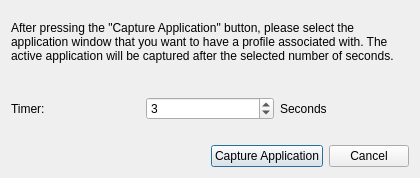
<?xml version="1.0" encoding="UTF-8"?>
<ui version="4.0">
 <class>WinAppProfileTimerDialog</class>
 <widget class="QDialog" name="WinAppProfileTimerDialog">
  <property name="geometry">
   <rect>
    <x>0</x>
    <y>0</y>
    <width>420</width>
    <height>178</height>
   </rect>
  </property>
  <property name="windowTitle">
   <string>Capture Application</string>
  </property>
  <property name="modal">
   <bool>true</bool>
  </property>
  <layout class="QVBoxLayout" name="verticalLayout">
   <item>
    <widget class="QLabel" name="label">
     <property name="text">
      <string>After pressing the &quot;Capture Application&quot; button, please select the application window that you want to have a profile associated with. The active application will be captured after the selected number of seconds.</string>
     </property>
     <property name="scaledContents">
      <bool>false</bool>
     </property>
     <property name="wordWrap">
      <bool>true</bool>
     </property>
    </widget>
   </item>
   <item>
    <layout class="QHBoxLayout" name="horizontalLayout_2">
     <item>
      <widget class="QLabel" name="label_2">
       <property name="text">
        <string>Timer:</string>
       </property>
      </widget>
     </item>
     <item>
      <widget class="QSpinBox" name="intervalSpinBox">
       <property name="minimum">
        <number>1</number>
       </property>
       <property name="maximum">
        <number>15</number>
       </property>
       <property name="value">
        <number>3</number>
       </property>
      </widget>
     </item>
     <item>
      <widget class="QLabel" name="label_3">
       <property name="text">
        <string>Seconds</string>
       </property>
      </widget>
     </item>
    </layout>
   </item>
   <item>
    <layout class="QHBoxLayout" name="horizontalLayout">
     <item>
      <spacer name="horizontalSpacer">
       <property name="orientation">
        <enum>Qt::Horizontal</enum>
       </property>
       <property name="sizeHint" stdset="0">
        <size>
         <width>40</width>
         <height>20</height>
        </size>
       </property>
      </spacer>
     </item>
     <item>
      <widget class="QPushButton" name="capturePushButton">
       <property name="text">
        <string>Capture Application</string>
       </property>
      </widget>
     </item>
     <item>
      <widget class="QPushButton" name="cancelPushButton">
       <property name="text">
        <string>Cancel</string>
       </property>
      </widget>
     </item>
    </layout>
   </item>
  </layout>
 </widget>
 <resources/>
 <connections/>
</ui>
